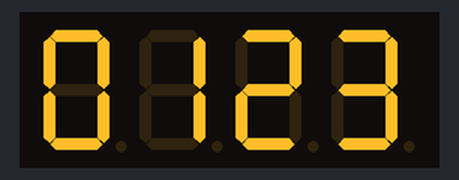
Bench run of a sketch on a simulated Arduino Uno, built with avr-gcc and run on an emulated ATmega328P. Shown: 4-digit seven-segment display.

Above: at 0.34 s.
At 2.61 s:
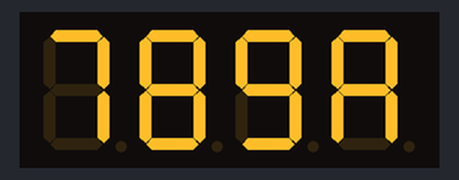
At 3.26 s:
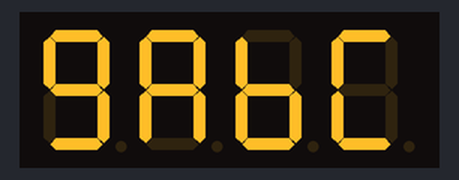
At 3.91 s:
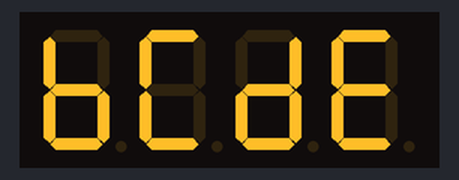
At 4.56 s:
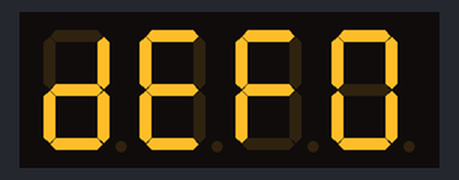
At 5.21 s:
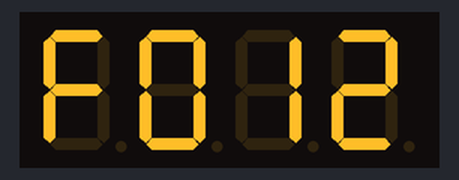

The sketch:

_7-segmentos.ino
```cpp
/* Kit Bricogeek
* conexion Display 7 segmentos
* https://github.com/javacasm/kit24Sensores/blob/master/Ejemplos/TM1637.zip
* adaptado by @javacasm
 */

#include "TM1637.h"
#define CLK 2 //pueden usarse cualquier pin
#define DIO 3
TM1637 tm1637(CLK,DIO);
void setup()
{
  tm1637.init();
  tm1637.set(BRIGHT_TYPICAL);//BRIGHT_TYPICAL = 2,BRIGHT_DARKEST = 0,BRIGHTEST = 7;
}
void loop()
{
  int8_t NumTab[] = {0,1,2,3,4,5,6,7,8,9,10,11,12,13,14,15};//0~9,A,b,C,d,E,F
  int8_t ListDisp[4]; // buffer donde guardaremos lo que se muestra
  unsigned char i = 0;
  unsigned char count = 0;
  delay(150);
  while(1)
  {
    i = count;
    count ++;
    if(count == sizeof(NumTab)) count = 0;
    for(unsigned char BitSelect = 0;BitSelect < 4;BitSelect ++)
    {
      ListDisp[BitSelect] = NumTab[i];
      i ++;
      if(i == sizeof(NumTab)) i = 0;
    }
    tm1637.display(0,ListDisp[0]);
    tm1637.display(1,ListDisp[1]);
    tm1637.display(2,ListDisp[2]);
    tm1637.display(3,ListDisp[3]);
    delay(300);
  }
}
```

Measured:
- by itself, everything shown: repeats every 5.2 s, in 16 steps
